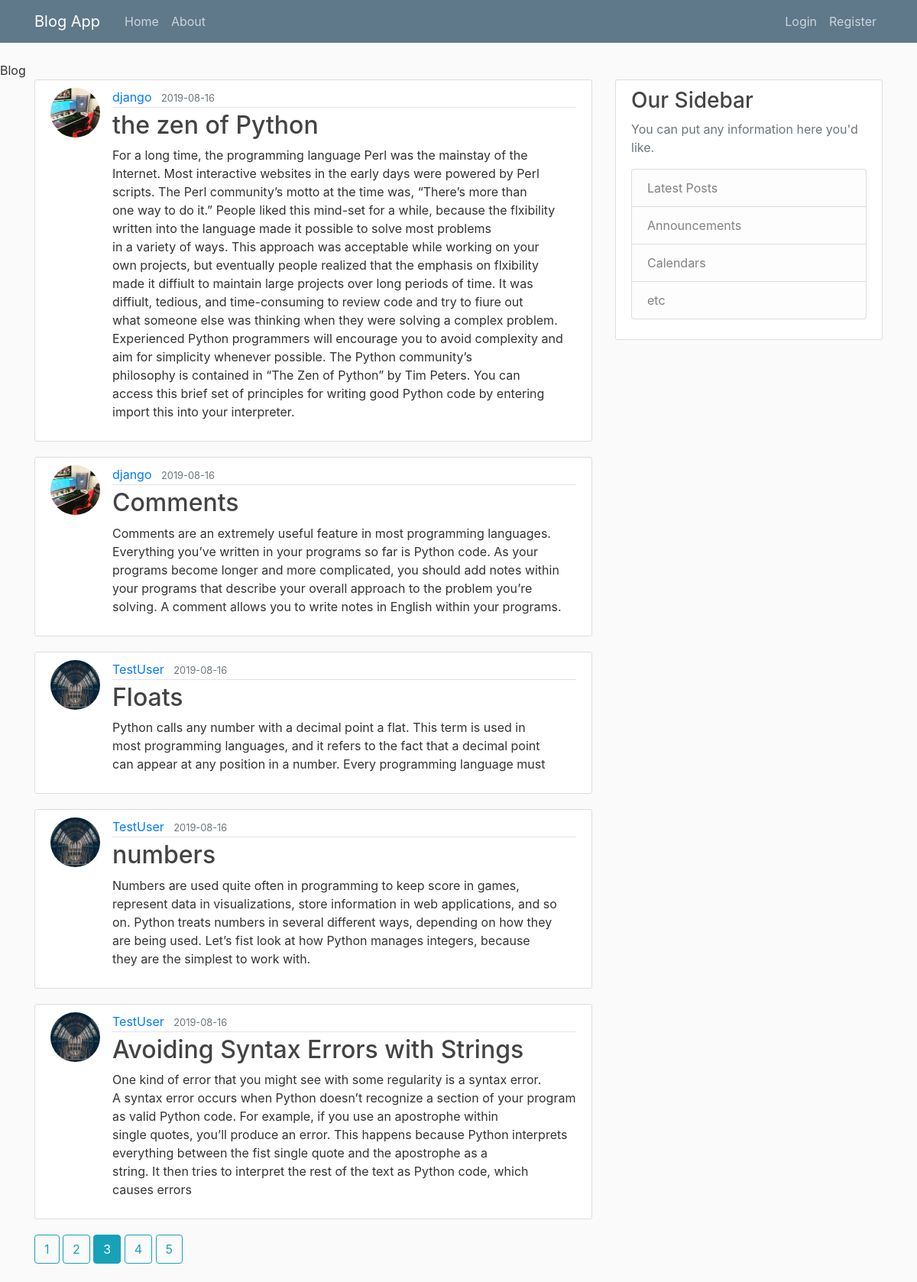
Screenshot of /home?page=3 with the database file from the repository.
### flaskblog/models.py (models this page shows, shortened)
class Post(db.Model):
    id = db.Column(db.Integer, primary_key=True)
    title = db.Column(db.String(100), nullable=False)
    date_posted = db.Column(db.DateTime, nullable=False, default=datetime.utcnow)
    content = db.Column(db.Text, nullable=False)
    user_id = db.Column(db.Integer, db.ForeignKey('user.id'), nullable=False)

class User(db.Model, UserMixin):
    id = db.Column(db.Integer, primary_key=True)
    username = db.Column(db.String(20), unique=True, nullable=False)
    email = db.Column(db.String(120), unique=True, nullable=False)
    image_file =  db.Column(db.String(20), nullable=False, default= 'default.jpg')
    password = db.Column(db.String(60), nullable=False)
    posts = db.relationship('Post', backref='author', lazy=True)

### flaskblog/main/routes.py (the view)
@main.route('/')
@main.route('/home')
def home():
    page = request.args.get('page',1,type=int)
    posts = Post.query.order_by(Post.date_posted.desc()).paginate(page=page, per_page=5 )
    return render_template('home.html', posts=posts)

### flaskblog/templates/home.html
{% extends "layout.html" %}
{% block content %}
    {% for post in posts.items %}
        <article class="media content-section">
          <img class="rounded-circle article-img" src="{{ url_for('static', filename='profile_pix/' + post.author.image_file) }}" alt="">
            <div class="media-body">
              <div class="article-metadata">
                <a class="mr-2" href="{{ url_for('users.user_posts', username=post.author.username) }}">{{ post.author.username }}</a>
                <small class="text-muted">{{ post.date_posted.strftime('%Y-%m-%d') }}</small>
              </div>
              <h2><a class="article-title" href="{{ url_for('posts.post', post_id=post.id) }}">{{ post.title }}</a></h2>
              <p class="article-content">{{ post.content }}</p>
            </div>
          </article>
    {% endfor %}
    {% for page_num in posts.iter_pages(left_edge=1, right_edge=1, left_current=1, right_current=2 ) %}
      {% if page_num %}
        {% if posts.page == page_num %}
          <a class="btn btn-info mb-4" href="{{ url_for('main.home', page=page_num) }}">{{ page_num }}</a>
        {% else %}
          <a class="btn btn-outline-info mb-4" href="{{ url_for('main.home', page=page_num) }}">{{ page_num }}</a>
        {% endif %}
      {% else %}
        ...
      {% endif %}
    {% endfor %}
{% endblock %}

### flaskblog/static/main.css (style rules this page uses)
body { background: #fafafa; color: #333333; margin-top: 5rem; }
h1, h2, h3, h4, h5, h6 { color: #444444; }
.content-section { background: #ffffff; padding: 10px 20px; border: 1px solid #dddddd; border-radius: 3px; margin-bottom: 20px; }
.article-title { color: #444444; }
.article-content { white-space: pre-line; }
.article-img { height: 65px; width: 65px; margin-right: 16px; }
.article-metadata { padding-bottom: 1px; margin-bottom: 4px; border-bottom: 1px solid #e3e3e3 }

### rows the page displays
Post: image_file (picture), author.username "django", date_posted "2019-08-16", title "the zen of Python", content "For a long time, the programming language Perl was the mainstay of the Internet. Most interactive websites in the early days were powered by Perl scripts. The Perl community’s motto at the time was, “There’s more than one way to do it.” People liked this mind-set for a while, because the flxibility written into the language made it possible to solve most problems in a variety of ways. This approach was acceptable while working on your own projects, but eventually people realized that the emphasis on flxibility made it diffiult to maintain large projects over long periods of time. It was diffiult, tedious, and time-consuming to review code and try to fiure out what someone else was thinking…"
Post: image_file (picture), author.username "django", date_posted "2019-08-16", title "Comments", content "Comments are an extremely useful feature in most programming languages. Everything you’ve written in your programs so far is Python code. As your programs become longer and more complicated, you should add notes within your programs that describe your overall approach to the problem you’re solving. A comment allows you to write notes in English within your programs."
Post: image_file (picture), author.username "TestUser", date_posted "2019-08-16", title "Floats", content "Python calls any number with a decimal point a flat. This term is used in most programming languages, and it refers to the fact that a decimal point can appear at any position in a number. Every programming language must"
Post: image_file (picture), author.username "TestUser", date_posted "2019-08-16", title "numbers", content "Numbers are used quite often in programming to keep score in games, represent data in visualizations, store information in web applications, and so on. Python treats numbers in several different ways, depending on how they are being used. Let’s fist look at how Python manages integers, because they are the simplest to work with."
Post: image_file (picture), author.username "TestUser", date_posted "2019-08-16", title "Avoiding Syntax Errors with Strings", content "One kind of error that you might see with some regularity is a syntax error. A syntax error occurs when Python doesn’t recognize a section of your program as valid Python code. For example, if you use an apostrophe within single quotes, you’ll produce an error. This happens because Python interprets everything between the fist single quote and the apostrophe as a string. It then tries to interpret the rest of the text as Python code, which causes errors"

### other values shown
{{ page_num }} "1" "2" "4" "5"
{{ page_num }} "3"
